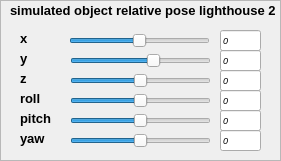
  <widget class="QFrame" name="frame_simulatedObject_lighthouse_2">
   <property name="geometry">
    <rect>
     <x>600</x>
     <y>200</y>
     <width>281</width>
     <height>161</height>
    </rect>
   </property>
   <property name="frameShape">
    <enum>QFrame::StyledPanel</enum>
   </property>
   <property name="frameShadow">
    <enum>QFrame::Raised</enum>
   </property>
   <widget class="QLabel" name="simulatedObject_header_lighthouse_2">
    <property name="geometry">
     <rect>
      <x>10</x>
      <y>0</y>
      <width>271</width>
      <height>21</height>
     </rect>
    </property>
    <property name="font">
     <font>
      <pointsize>10</pointsize>
      <weight>75</weight>
      <italic>false</italic>
      <bold>true</bold>
     </font>
    </property>
    <property name="text">
     <string>simulated object relative pose lighthouse 2</string>
    </property>
   </widget>
   <widget class="QSlider" name="simulatedObject_x_lighthouse_2">
    <property name="geometry">
     <rect>
      <x>69</x>
      <y>30</y>
      <width>141</width>
      <height>21</height>
     </rect>
    </property>
    <property name="minimum">
     <number>-100</number>
    </property>
    <property name="maximum">
     <number>100</number>
    </property>
    <property name="singleStep">
     <number>1</number>
    </property>
    <property name="value">
     <number>0</number>
    </property>
    <property name="orientation">
     <enum>Qt::Horizontal</enum>
    </property>
   </widget>
   <widget class="QLabel" name="x_simulatedObject_lighthouse_2">
    <property name="geometry">
     <rect>
      <x>20</x>
      <y>30</y>
      <width>51</width>
      <height>16</height>
     </rect>
    </property>
    <property name="font">
     <font>
      <pointsize>10</pointsize>
      <weight>75</weight>
      <italic>false</italic>
      <bold>true</bold>
     </font>
    </property>
    <property name="text">
     <string>x</string>
    </property>
   </widget>
   <widget class="QLabel" name="y_simulatedObject_lighthouse_2">
    <property name="geometry">
     <rect>
      <x>20</x>
      <y>50</y>
      <width>51</width>
      <height>16</height>
     </rect>
    </property>
    <property name="font">
     <font>
      <pointsize>10</pointsize>
      <weight>75</weight>
      <italic>false</italic>
      <bold>true</bold>
     </font>
    </property>
    <property name="text">
     <string>y</string>
    </property>
   </widget>
   <widget class="QLabel" name="z_simulatedObject_2">
    <property name="geometry">
     <rect>
      <x>20</x>
      <y>70</y>
      <width>51</width>
      <height>16</height>
     </rect>
    </property>
    <property name="font">
     <font>
      <pointsize>10</pointsize>
      <weight>75</weight>
      <italic>false</italic>
      <bold>true</bold>
     </font>
    </property>
    <property name="text">
     <string>z</string>
    </property>
   </widget>
   <widget class="QLabel" name="roll_simulatedObject_lighthouse_2">
    <property name="geometry">
     <rect>
      <x>20</x>
      <y>90</y>
      <width>51</width>
      <height>16</height>
     </rect>
    </property>
    <property name="font">
     <font>
      <pointsize>10</pointsize>
      <weight>75</weight>
      <italic>false</italic>
      <bold>true</bold>
     </font>
    </property>
    <property name="text">
     <string>roll</string>
    </property>
   </widget>
   <widget class="QLabel" name="pitch_simulatedObject_lighthouse_2">
    <property name="geometry">
     <rect>
      <x>20</x>
      <y>110</y>
      <width>51</width>
      <height>16</height>
     </rect>
    </property>
    <property name="font">
     <font>
      <pointsize>10</pointsize>
      <weight>75</weight>
      <italic>false</italic>
      <bold>true</bold>
     </font>
    </property>
    <property name="text">
     <string>pitch</string>
    </property>
   </widget>
   <widget class="QLabel" name="yaw_simulatedObject_lighthouse_2">
    <property name="geometry">
     <rect>
      <x>20</x>
      <y>130</y>
      <width>51</width>
      <height>16</height>
     </rect>
    </property>
    <property name="font">
     <font>
      <pointsize>10</pointsize>
      <weight>75</weight>
      <italic>false</italic>
      <bold>true</bold>
     </font>
    </property>
    <property name="text">
     <string>yaw</string>
    </property>
   </widget>
   <widget class="QSlider" name="simulatedObject_y_lighthouse_2">
    <property name="geometry">
     <rect>
      <x>70</x>
      <y>50</y>
      <width>141</width>
      <height>21</height>
     </rect>
    </property>
    <property name="minimum">
     <number>-100</number>
    </property>
    <property name="maximum">
     <number>100</number>
    </property>
    <property name="singleStep">
     <number>1</number>
    </property>
    <property name="value">
     <number>20</number>
    </property>
    <property name="orientation">
     <enum>Qt::Horizontal</enum>
    </property>
   </widget>
   <widget class="QSlider" name="simulatedObject_z_lighthouse_2">
    <property name="geometry">
     <rect>
      <x>70</x>
      <y>70</y>
      <width>141</width>
      <height>21</height>
     </rect>
    </property>
    <property name="minimum">
     <number>-100</number>
    </property>
    <property name="maximum">
     <number>100</number>
    </property>
    <property name="singleStep">
     <number>1</number>
    </property>
    <property name="orientation">
     <enum>Qt::Horizontal</enum>
    </property>
   </widget>
   <widget class="QSlider" name="simulatedObject_roll_lighthouse_2">
    <property name="geometry">
     <rect>
      <x>70</x>
      <y>90</y>
      <width>141</width>
      <height>21</height>
     </rect>
    </property>
    <property name="minimum">
     <number>-90</number>
    </property>
    <property name="maximum">
     <number>90</number>
    </property>
    <property name="singleStep">
     <number>1</number>
    </property>
    <property name="orientation">
     <enum>Qt::Horizontal</enum>
    </property>
   </widget>
   <widget class="QSlider" name="simulatedObject_pitch_lighthouse_2">
    <property name="geometry">
     <rect>
      <x>70</x>
      <y>110</y>
      <width>141</width>
      <height>21</height>
     </rect>
    </property>
    <property name="minimum">
     <number>-90</number>
    </property>
    <property name="maximum">
     <number>90</number>
    </property>
    <property name="singleStep">
     <number>1</number>
    </property>
    <property name="orientation">
     <enum>Qt::Horizontal</enum>
    </property>
   </widget>
   <widget class="QSlider" name="simulatedObject_yaw_lighthouse_2">
    <property name="geometry">
     <rect>
      <x>70</x>
      <y>130</y>
      <width>141</width>
      <height>21</height>
     </rect>
    </property>
    <property name="minimum">
     <number>-90</number>
    </property>
    <property name="maximum">
     <number>90</number>
    </property>
    <property name="singleStep">
     <number>1</number>
    </property>
    <property name="orientation">
     <enum>Qt::Horizontal</enum>
    </property>
   </widget>
   <widget class="QLineEdit" name="simulatedObject_x_text_lighthouse_2">
    <property name="geometry">
     <rect>
      <x>220</x>
      <y>30</y>
      <width>41</width>
      <height>21</height>
     </rect>
    </property>
    <property name="font">
     <font>
      <pointsize>7</pointsize>
      <italic>true</italic>
     </font>
    </property>
    <property name="locale">
     <locale language="German" country="Germany"/>
    </property>
    <property name="text">
     <string>0</string>
    </property>
    <property name="readOnly">
     <bool>true</bool>
    </property>
   </widget>
   <widget class="QLineEdit" name="simulatedObject_y_text_lighthouse_2">
    <property name="geometry">
     <rect>
      <x>220</x>
      <y>50</y>
      <width>41</width>
      <height>21</height>
     </rect>
    </property>
    <property name="font">
     <font>
      <pointsize>7</pointsize>
      <italic>true</italic>
     </font>
    </property>
    <property name="locale">
     <locale language="German" country="Germany"/>
    </property>
    <property name="text">
     <string>0</string>
    </property>
    <property name="readOnly">
     <bool>true</bool>
    </property>
   </widget>
   <widget class="QLineEdit" name="simulatedObject_z_text_lighthouse_2">
    <property name="geometry">
     <rect>
      <x>220</x>
      <y>70</y>
      <width>41</width>
      <height>21</height>
     </rect>
    </property>
    <property name="font">
     <font>
      <pointsize>7</pointsize>
      <italic>true</italic>
     </font>
    </property>
    <property name="locale">
     <locale language="German" country="Germany"/>
    </property>
    <property name="text">
     <string>0</string>
    </property>
    <property name="readOnly">
     <bool>true</bool>
    </property>
   </widget>
   <widget class="QLineEdit" name="simulatedObject_roll_text_lighthouse_2">
    <property name="geometry">
     <rect>
      <x>220</x>
      <y>90</y>
      <width>41</width>
      <height>21</height>
     </rect>
    </property>
    <property name="font">
     <font>
      <pointsize>7</pointsize>
      <italic>true</italic>
     </font>
    </property>
    <property name="locale">
     <locale language="German" country="Germany"/>
    </property>
    <property name="text">
     <string>0</string>
    </property>
    <property name="readOnly">
     <bool>true</bool>
    </property>
   </widget>
   <widget class="QLineEdit" name="simulatedObject_pitch_text_lighthouse_2">
    <property name="geometry">
     <rect>
      <x>220</x>
      <y>110</y>
      <width>41</width>
      <height>21</height>
     </rect>
    </property>
    <property name="font">
     <font>
      <pointsize>7</pointsize>
      <italic>true</italic>
     </font>
    </property>
    <property name="locale">
     <locale language="German" country="Germany"/>
    </property>
    <property name="text">
     <string>0</string>
    </property>
    <property name="readOnly">
     <bool>true</bool>
    </property>
   </widget>
   <widget class="QLineEdit" name="simulatedObject_yaw_text_lighthouse_2">
    <property name="geometry">
     <rect>
      <x>220</x>
      <y>130</y>
      <width>41</width>
      <height>21</height>
     </rect>
    </property>
    <property name="font">
     <font>
      <pointsize>7</pointsize>
      <italic>true</italic>
     </font>
    </property>
    <property name="locale">
     <locale language="German" country="Germany"/>
    </property>
    <property name="text">
     <string>0</string>
    </property>
    <property name="readOnly">
     <bool>true</bool>
    </property>
   </widget>
  </widget>
